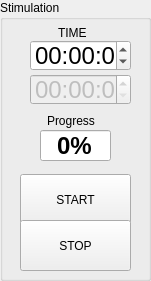
   <widget class="QGroupBox" name="groupBox_4">
    <property name="geometry">
     <rect>
      <x>1020</x>
      <y>4</y>
      <width>151</width>
      <height>281</height>
     </rect>
    </property>
    <property name="title">
     <string>Stimulation</string>
    </property>
    <widget class="QLabel" name="label_time">
     <property name="geometry">
      <rect>
       <x>58</x>
       <y>17</y>
       <width>31</width>
       <height>31</height>
      </rect>
     </property>
     <property name="text">
      <string>TIME</string>
     </property>
    </widget>
    <widget class="QPushButton" name="pushButton_start">
     <property name="geometry">
      <rect>
       <x>20</x>
       <y>174</y>
       <width>111</width>
       <height>51</height>
      </rect>
     </property>
     <property name="text">
      <string>START</string>
     </property>
    </widget>
    <widget class="QPushButton" name="pushButton_stop">
     <property name="geometry">
      <rect>
       <x>20</x>
       <y>220</y>
       <width>111</width>
       <height>51</height>
      </rect>
     </property>
     <property name="text">
      <string>STOP</string>
     </property>
    </widget>
    <widget class="QLineEdit" name="lineEdit_date">
     <property name="enabled">
      <bool>true</bool>
     </property>
     <property name="geometry">
      <rect>
       <x>40</x>
       <y>130</y>
       <width>71</width>
       <height>31</height>
      </rect>
     </property>
     <property name="font">
      <font>
       <pointsize>18</pointsize>
       <bold>true</bold>
      </font>
     </property>
     <property name="text">
      <string>0%</string>
     </property>
     <property name="alignment">
      <set>Qt::AlignCenter</set>
     </property>
     <property name="readOnly">
      <bool>true</bool>
     </property>
    </widget>
    <widget class="QTimeEdit" name="timeEdit">
     <property name="geometry">
      <rect>
       <x>30</x>
       <y>40</y>
       <width>101</width>
       <height>31</height>
      </rect>
     </property>
     <property name="font">
      <font>
       <pointsize>18</pointsize>
      </font>
     </property>
     <property name="wrapping">
      <bool>true</bool>
     </property>
     <property name="frame">
      <bool>true</bool>
     </property>
     <property name="dateTime">
      <datetime>
       <hour>0</hour>
       <minute>0</minute>
       <second>0</second>
       <year>1999</year>
       <month>12</month>
       <day>1</day>
      </datetime>
     </property>
     <property name="currentSection">
      <enum>QDateTimeEdit::HourSection</enum>
     </property>
     <property name="displayFormat">
      <string>HH:mm:ss</string>
     </property>
     <property name="currentSectionIndex">
      <number>0</number>
     </property>
     <property name="time">
      <time>
       <hour>0</hour>
       <minute>0</minute>
       <second>0</second>
      </time>
     </property>
    </widget>
    <widget class="QLabel" name="label_time_2">
     <property name="geometry">
      <rect>
       <x>47</x>
       <y>105</y>
       <width>61</width>
       <height>31</height>
      </rect>
     </property>
     <property name="text">
      <string>Progress</string>
     </property>
    </widget>
    <widget class="QTimeEdit" name="timeEdit_elapsed">
     <property name="enabled">
      <bool>false</bool>
     </property>
     <property name="geometry">
      <rect>
       <x>30</x>
       <y>74</y>
       <width>101</width>
       <height>31</height>
      </rect>
     </property>
     <property name="font">
      <font>
       <pointsize>18</pointsize>
      </font>
     </property>
     <property name="dateTime">
      <datetime>
       <hour>0</hour>
       <minute>0</minute>
       <second>0</second>
       <year>1999</year>
       <month>12</month>
       <day>1</day>
      </datetime>
     </property>
     <property name="currentSection">
      <enum>QDateTimeEdit::HourSection</enum>
     </property>
     <property name="displayFormat">
      <string>HH:mm:ss</string>
     </property>
     <property name="currentSectionIndex">
      <number>0</number>
     </property>
     <property name="time">
      <time>
       <hour>0</hour>
       <minute>0</minute>
       <second>0</second>
      </time>
     </property>
    </widget>
   </widget>
